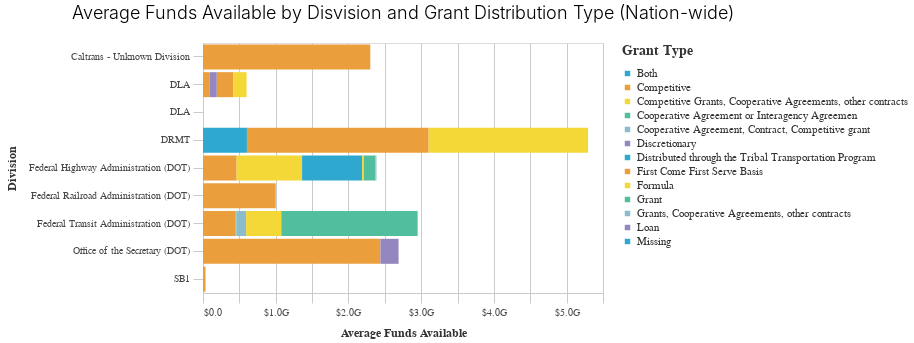

The cell this chart's notebook holds for it:
### Code cell
chart = (
    alt.Chart(
        (
            df
             >>filter(_.federal_or_state_funded=='Federal')
            >> group_by(_.grant_type, _.division)
            >> summarize(avg_funds=(_.funding_amount_available.mean()))
        )
    )
    .mark_bar()
    .encode(
        x=alt.X(
            "avg_funds",
            axis=alt.Axis(format="$.2s"),
            title=("Average Funds Available"),
            sort=("-y"),
        ),
        y=alt.Y("division", title="Division"),
        color=alt.Color(
            "grant_type",
            scale=alt.Scale(range=altair_utils.CALITP_CATEGORY_BRIGHT_COLORS),
            legend=alt.Legend(title=("Grant Type")),
        ),
    )
    .properties(title="Average Funds Available by Disvision and Grant Distribution Type (Nation-wide)")
)
chart = styleguide.preset_chart_config(chart)
chart

### Figure 1 — Vega-Lite specification as saved in the notebook (floating-point values rounded to 4 significant figures)
{"config": {"view": {"continuousWidth": 400, "continuousHeight": 300}, "axis": {"domainColor": "#cbcbcb", "grid": true, "gridColor": "#cbcbcb", "gridWidth": 1, "labelColor": "#474747", "labelFont": "Nunito Sans", "labelFontSize": 10, "labelPadding": 4, "tickColor": "#cbcbcb", "tickSize": 10, "titleColor": "#333", "titleFont": "Raleway", "titleFontSize": 12, "titlePadding": 10}, "axisBand": {"grid": false}, "background": "white", "font": "Raleway", "header": {"labelFont": "Nunito Sans", "titleFont": "Raleway"}, "legend": {"labelColor": "#333", "labelFont": "Nunito Sans", "labelFontSize": 11, "labelLimit": 0, "padding": 1, "symbolSize": 30, "symbolType": "square", "titleColor": "#333", "titleFont": "Raleway", "titleFontSize": 14, "titlePadding": 10}, "title": {"anchor": "middle", "font": "Raleway", "fontSize": 18, "fontWeight": 300, "offset": 20}}, "data": {"name": "data-e78608e6e0efae21c5bf6c16b85e0f92"}, "mark": "bar", "encoding": {"color": {"field": "grant_type", "legend": {"title": "Grant Type"}, "scale": {"range": ["#2EA8CE", "#EB9F3C", "#F4D837", "#51BF9D", "#8CBCCB", "#9487C0"]}, "type": "nominal"}, "x": {"axis": {"format": "$.2s"}, "field": "avg_funds", "sort": "-y", "title": "Average Funds Available", "type": "quantitative"}, "y": {"field": "division", "title": "Division", "type": "nominal"}}, "height": 250, "title": "Average Funds Available by Disvision and Grant Distribution Type (Nation-wide)", "width": 400, "$schema": "https://vega.github.io/schema/vega-lite/v4.17.0.json", "datasets": {"data-e78608e6e0efae21c5bf6c16b85e0f92": [{"grant_type": "Both", "division": "DRMT", "avg_funds": 604000000.0}, {"grant_type": "Competitive", "division": "Caltrans - Unknown Division", "avg_funds": 2300000000.0}, {"grant_type": "Competitive", "division": "DLA", "avg_funds": 89750000.0}, {"grant_type": "Competitive", "division": "DRMT", "avg_funds": 2499000000.0}, {"grant_type": "Competitive", "division": "Federal Highway Administration (DOT)", "avg_funds": 462700000.0}, {"grant_type": "Competitive", "division": "Federal Railroad Administration (DOT)", "avg_funds": 1000000000.0}, {"grant_type": "Competitive", "division": "Federal Transit Administration (DOT)", "avg_funds": 448200000.0}, {"grant_type": "Competitive", "division": "Office of the Secretary (DOT)", "avg_funds": 2439000000.0}, {"grant_type": "Competitive", "division": "SB1", "avg_funds": 34500000.0}, {"grant_type": "Competitive Grants, Cooperative Agreements, other contracts", "division": "Federal Highway Administration (DOT)", "avg_funds": 900000000.0}, {"grant_type": "Cooperative Agreement or Interagency Agreemen", "division": "Federal Transit Administration (DOT)", "avg_funds": 12870000.0}, {"grant_type": "Cooperative Agreement, Contract, Competitive grant\n", "division": "Federal Transit Administration (DOT)", "avg_funds": 132200000.0}, {"grant_type": "Discretionary", "division": "DLA", "avg_funds": 100000000.0}, {"grant_type": "Distributed through the Tribal Transportation Program", "division": "Federal Highway Administration (DOT)", "avg_funds": 825000000.0}, {"grant_type": "First Come First Serve Basis", "division": "DLA", "avg_funds": 227600000.0}, {"grant_type": "Formula", "division": "DLA", "avg_funds": 182000000.0}, {"grant_type": "Formula", "division": "DRMT", "avg_funds": 2192000000.0}, {"grant_type": "Formula", "division": "Federal Highway Administration (DOT)", "avg_funds": 22000000.0}, {"grant_type": "Formula", "division": "Federal Transit Administration (DOT)", "avg_funds": 483200000.0}, {"grant_type": "Formula", "division": "SB1", "avg_funds": 3000000.0}, {"grant_type": "Grant", "division": "Federal Highway Administration (DOT)", "avg_funds": 160000000.0}, {"grant_type": "Grant", "division": "Federal Transit Administration (DOT)", "avg_funds": 1875000000.0}, {"grant_type": "Grants, Cooperative Agreements, other contracts\n", "division": "Federal Highway Administration (DOT)", "avg_funds": 15000000.0}, {"grant_type": "Loan", "division": "Office of the Secretary (DOT)", "avg_funds": 250000000.0}, {"grant_type": "Missing", "division": "DLA", "avg_funds": 0.0}, {"grant_type": "Missing", "division": "DLA ", "avg_funds": 0.0}]}}
